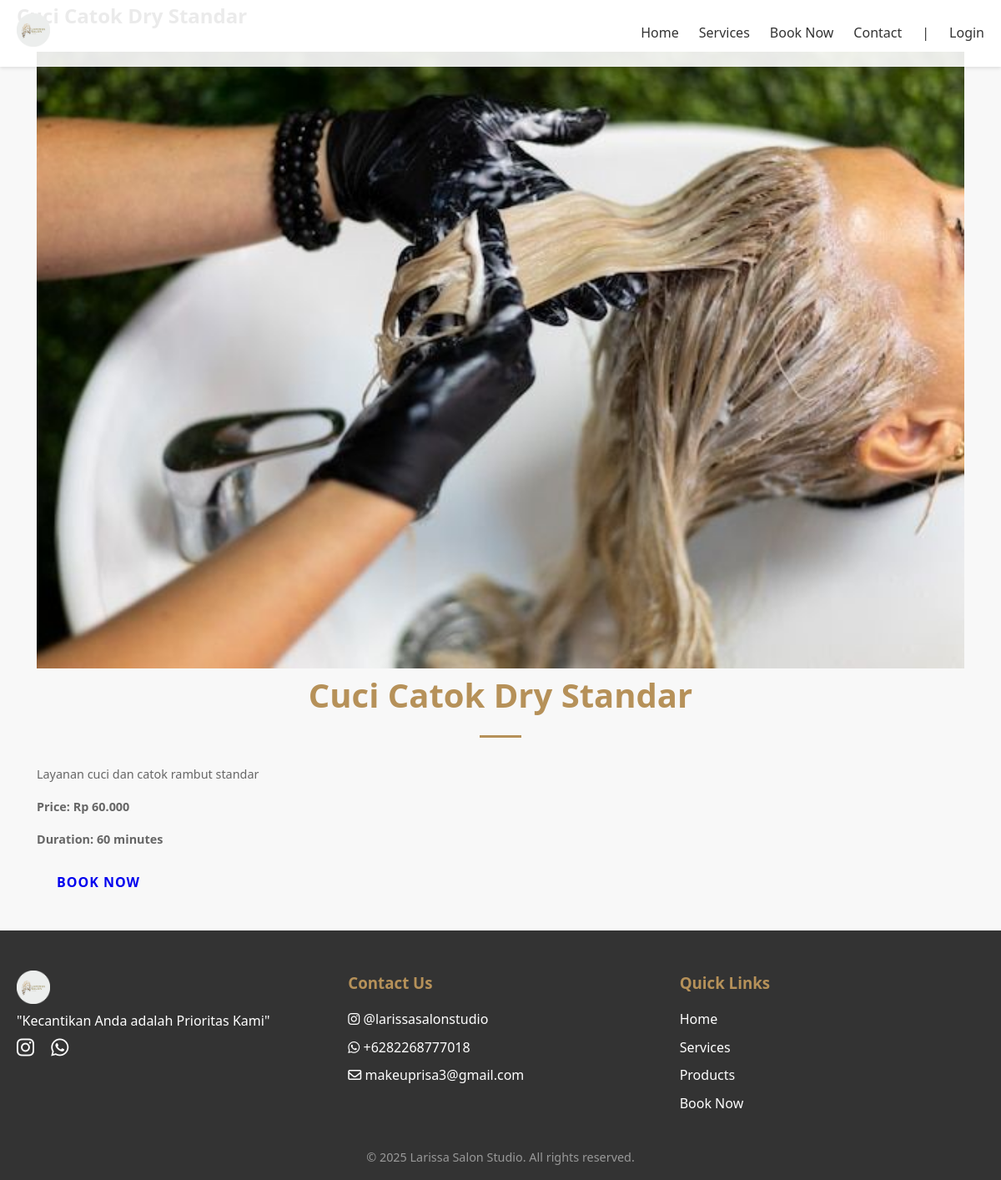
The page /service_details.php?id=3 on the database its author committed.
### tables this page shows
CREATE TABLE `services` (
  `id` int(11) NOT NULL,
  `category_id` int(11) DEFAULT NULL,
  `name` varchar(100) NOT NULL,
  `description` text DEFAULT NULL,
  `price` decimal(10,2) NOT NULL,
  `duration` int(11) NOT NULL
);

### service_details.php (the view, shortened to what this page needs)
<?php
require_once 'config.php';
$serviceId = $_GET['id'];
$stmt = $pdo->prepare("SELECT * FROM services WHERE id = ?");
$stmt->execute([$serviceId]);
$service = $stmt->fetch(PDO::FETCH_ASSOC);
?>
<!DOCTYPE html>
<html lang="id">
<head>
    <link rel="stylesheet" href="https://cdnjs.cloudflare.com/ajax/libs/font-awesome/6.0.0-beta3/css/all.min.css">
    <link href="https://unpkg.com/aos@2.3.1/dist/aos.css" rel="stylesheet">
    <link href="styles/main.css" rel="stylesheet">
</head>
<body>
    <?php include 'header.php'; ?>
    <section class="page-header">
        <div class="container">
            <h1><?php echo htmlspecialchars($service['name']); ?></h1>
        </div>
    </section>
    <section class="service-details">
        <div class="container">
            <div class="service-content" data-aos="fade-up">
                <img src="images/services/<?php echo $service['id']; ?>.jpeg" alt="<?php echo htmlspecialchars($service['name']); ?>" class="service-image">
                <div class="service-info">
                    <h2><?php echo htmlspecialchars($service['name']); ?></h2>
                    <p><?php echo htmlspecialchars($service['description']); ?></p>
                    <p><strong>Price: Rp <?php echo number_format($service['price'], 0, ',', '.'); ?></strong></p>
                    <p><strong>Duration: <?php echo $service['duration']; ?> minutes</strong></p>
                    <a href="booking.php?service_id=<?php echo $service['id']; ?>" class="btn">Book Now</a>
                </div>
            </div>
        </div>
    </section>
    <?php include 'footer.php'; ?>
</body>
</html>

### styles/main.css (style rules this page uses)
* { margin: 0; padding: 0; box-sizing: border-box; }
body { font-family: "Segoe UI", Tahoma, Geneva, Verdana, sans-serif; line-height: 1.6; color: #333; background-color: #f8f8f8; }
.container { max-width: 1200px; margin: 0 auto; padding: 0 20px; }
.btn { display: inline-block; padding: 0.75rem 1.5rem; font-size: 1rem; font-weight: 600; text-transform: uppercase; letter-spacing: 1px; text-decoration: none; border-radius: 4px; transition: all 0.3s ease; cursor: pointer; }
h2 { font-size: 2.5rem; color: #b69159; text-align: center; margin-bottom: 2rem; position: relative; }
h2::after { content: ""; display: block; width: 50px; height: 3px; background-color: #b69159; margin: 1rem auto 0; }
[data-aos] { opacity: 0; transition-property: opacity, transform; }
[data-aos].aos-animate { opacity: 1; }
[data-aos="fade-up"] { transform: translateY(50px); }
[data-aos="fade-up"].aos-animate { transform: translateY(0); }
.service-image, .package-image { width: 100%; height: 100%; object-fit: cover; transition: transform 0.3s ease; }
.service-content, .package-content { padding: 1.5rem; display: flex; flex-direction: column; flex: 1; min-height: 200px; }
.service-content p, .package-content p { color: #666; font-size: 0.9rem; line-height: 1.6; margin-bottom: 1rem; flex: 1; }
.service-content .btn, .package-content .btn { align-self: flex-start; margin-top: auto; }
.btn { margin-bottom: 0.5rem; white-space: nowrap; }

### rows shown on the page
services: name "Cuci Catok Dry Standar", description "Layanan cuci dan catok rambut standar", price "60.000", duration "60"
